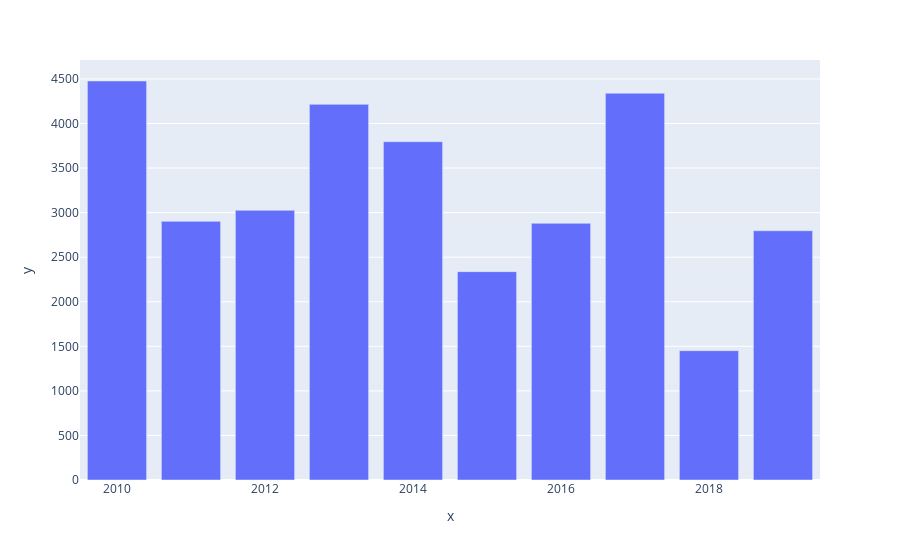

Write notebook code for a chart like this one.
### Code cell
px.bar(x=years,y=sales)

### Figure 1 — Plotly figure (JSON) as saved in the notebook; plotly's stock layout.template omitted (floating-point values rounded to 4 significant figures)
{"data": [{"alignmentgroup": "True", "hovertemplate": "x=%{x}<br>y=%{y}<extra></extra>", "legendgroup": "", "marker": {"color": "#636efa", "pattern": {"shape": ""}}, "name": "", "offsetgroup": "", "orientation": "v", "showlegend": false, "textposition": "auto", "type": "bar", "x": [2010, 2011, 2012, 2013, 2014, 2015, 2016, 2017, 2018, 2019], "xaxis": "x", "y": [4477, 2902, 3026, 4215, 3796, 2338, 2880, 4340, 1451, 2797], "yaxis": "y"}], "layout": {"barmode": "relative", "legend": {"tracegroupgap": 0}, "margin": {"t": 60}, "xaxis": {"anchor": "y", "domain": [0, 1], "title": {"text": "x"}}, "yaxis": {"anchor": "x", "domain": [0, 1], "title": {"text": "y"}}}}
